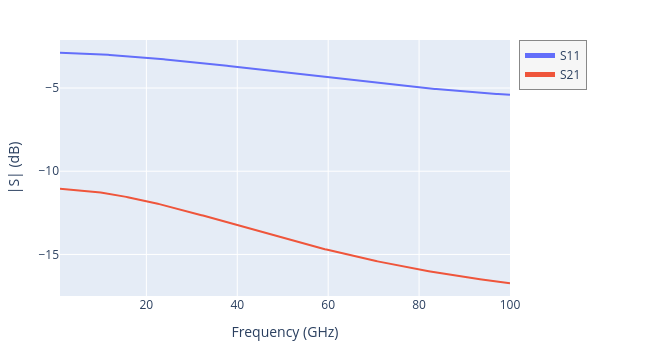

This figure's notebook cell:
### Markdown cell above
### Plot S-parameters

### Code cell
results.plot_interactive()

### Figure 1 — Plotly figure (JSON) as saved in the notebook; plotly's stock layout.template omitted (floating-point values rounded to 4 significant figures; data arrays with more than 128 entries replaced by an {"elided": "..."} marker saying what was removed)
{"data": [{"mode": "lines", "name": "S11", "type": "scatter", "visible": true, "x": {"elided": "300 float values"}, "y": {"elided": "300 float values"}}, {"mode": "lines", "name": "S21", "type": "scatter", "visible": true, "x": {"elided": "300 float values"}, "y": {"elided": "300 float values"}}], "layout": {"height": 350, "legend": {"bgcolor": "rgba(245,245,245,0.9)", "bordercolor": "#888", "borderwidth": 1, "entrywidth": 70, "entrywidthmode": "pixels", "groupclick": "toggleitem", "itemclick": "toggle", "itemdoubleclick": "toggleothers", "itemsizing": "constant", "x": 1.02, "xanchor": "left", "y": 1, "yanchor": "top"}, "margin": {"b": 40, "l": 60, "r": 140, "t": 40}, "modebar": {"orientation": "v"}, "width": 650, "xaxis": {"title": {"text": "Frequency (GHz)"}}, "yaxis": {"title": {"text": "|S| (dB)"}}}}
